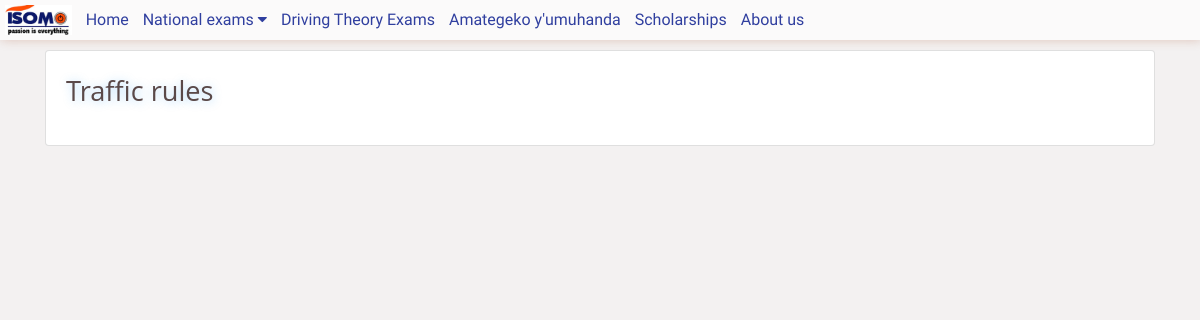
/traffic_rules.php, run on an earlier commit of the app's database.
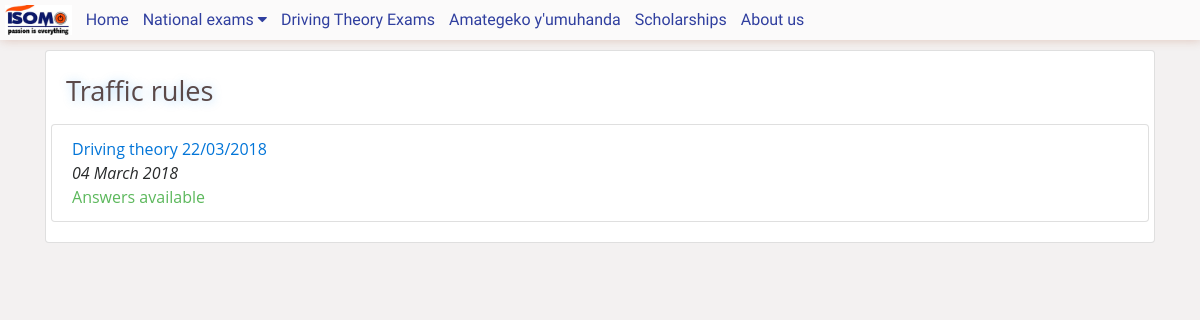
And on a later commit of the database.
### tables this page shows
CREATE TABLE `papers` (
  `id` int(11) NOT NULL,
  `subject` int(11) NOT NULL,
  `file` varchar(1024) NOT NULL,
  `year` int(11) NOT NULL,
  `done_date` date DEFAULT NULL COMMENT 'The date when the exam was done',
  `answers` int(11) DEFAULT NULL COMMENT 'references id for answers',
  `date` timestamp NOT NULL DEFAULT CURRENT_TIMESTAMP ON UPDATE CURRENT_TIMESTAMP
);

### class.paper.php (called while the page is built, shortened)
<?php
class paper{
	public function getDrivingPaper($lang = '', $done_date = ''){
		global $db;
		$query = $db->query("SELECT *, subjects.name as subjectname, subjects.language as lang FROM papers JOIN subjects ON subjects.id = papers.subject JOIN subject_type ON subject_type.id = subjects.type WHERE subjects.language LIKE \"%$lang%\" AND papers.done_date LIKE \"%$done_date%\" AND subject_type.name = \"driving_exam\" ") or die("Can't get people with lang $db->error");
		$papers = $ret = array();
		while ($data = $query->fetch_assoc()) {
			$paper_data = $data;
			$paper_data['name'] = "$data[subjectname] ".date("d/m/Y", strtotime($data['done_date']));
			$paper_data['link'] = "papers/get/".str_ireplace(" ", "_", strtolower($data['subjectname'])).$data['done_date'];
			$ret[] = $paper_data;
		}
		return $ret;
	}
}
?>

### functions.php (called while the page is built, shortened)
<?php
	function page_level(){
		$request_uri = trim($_SERVER['REQUEST_URI'], "/");
		$level = count(explode("/", $request_uri));
		return $level;
	}
	function get_file($filename){
		$plevel = page_level();
		$file = "";
		for($n=0; $n<$plevel; $n++){
			$file .= "../";
		}
		$file .= "$filename";
		return $file;
	}
?>

### traffic_rules.php (the view, shortened to what this page needs)
<!DOCTYPE html>
<html>
<head>
	<?php
		include 'functions.php';
		include_once 'class.paper.php';
		$Paper = new paper();
		$cpage = trim($_SERVER['REQUEST_URI'], "/");
		include 'modules/head.php';
	?>
</head>
<body>
	<?php include "modules/menu.php"; ?>
	<div class="container">
		<div class="col-sm-12">
			<div class="card">
				<div class="card-block">
					<h1 class="card-title page-title">Traffic rules</h1>
					<?php if($page_name == 'home'){ ?>
						<div class="row">
							<div class="col-md-12">
								<p class="text-muted">Choose language</p>
							</div>
							<div class="col-md-4">
								<a href="<?php echo get_file("$cpage/kin") ?>"><img class="s_small_logo" src="<?php echo get_file('img/rwandaflag.svg'); ?>"><span> Kinyarwanda</span></a>
							</div>
							<div class="col-md-4">
								<a href="<?php echo get_file("$cpage/en") ?>"><img class="s_small_logo" src="<?php echo get_file('img/en.png'); ?>"> English</a>
							</div>
							<div class="col-md-4">
								<a href="<?php echo get_file("$cpage/fr") ?>"><img class="s_small_logo" src="<?php echo get_file('img/french.png'); ?>"> French</a>
							</div>
						</div>
						<div class="mt-4"></div>
						<div class="row">
							<div class="col-md-12">
								<ul class="list-group">
								<?php
									$papers = $Paper->getDrivingPaper();
									for($n=0; $n<count($papers); $n++){
										$paper_data = $papers[$n];
										?>
											<li class="list-group-item dblock">
												<a href="<?php echo get_file($paper_data['link']) ?>"><?php echo $paper_data['name']; ?></a><br />
												<p class="font-italic text-small"><?php echo date("d F Y", strtotime($paper_data['date'])) ?></p>
												<?php
													if(!empty($paper_data['answers'])){
														?>
															<p class="text-success">Answers available</p>
														<?php
													}
												?>
											</li>
										<?php
									}
								?>
								</ul>
							</div>
						</div>
					<?php }else{
						?>
						<div class="row">
							<div class="col-md-12">
								<ul class="list-group">
								<?php
									$papers = $Paper->getDrivingPaper($page_name);
									for($n=0; $n<count($papers); $n++){
										$paper_data = $papers[$n];
										?>
											<li class="list-group-item dblock">
												<a href="<?php echo get_file($paper_data['link']) ?>"><?php echo $paper_data['name']; ?></a><br />
												<p class="font-italic text-small"><?php echo date("d F Y", strtotime($paper_data['date'])) ?></p>
												<?php
													if(!empty($paper_data['answers'])){
														?>
															<p class="text-success">Answers available</p>
														<?php
													}
												?>
											</li>
										<?php
									}
								?>
								</ul>
							</div>
						</div>
						<?php
					} ?>
				</div>
			</div>
		</div>
	</div>
</body>
</html>

What changed in the data, as far as the page shows it:
now on this page (row edited): papers: date "04 March 2018"
changed papers: answers empty → 1 (drawn)
Also different on the page:
new list line: "Driving theory 22/03/2018 Answers available"
